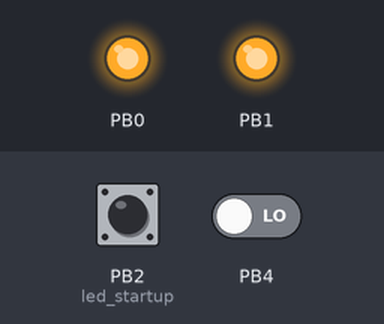
Bench run of a program on a simulated ATtiny25, built with avr-gcc and emulated at 1 MHz. Shown: output pins drawn as LEDs (lit = HIGH). The inputs (shaded band) are chosen by the test bench; at power-on: PB2 (led_startup) HIGH, PB4 LOW. Sleep ends after the set time or at an interrupt; pins used as bus, display or sensor lines are not drawn.

Above: at 0.1 s.
At 8.2 s:
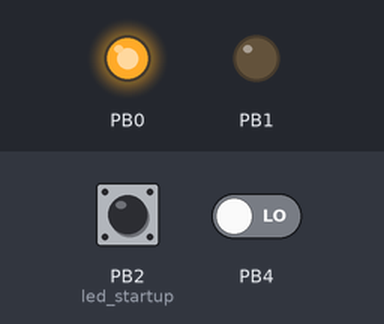
At 10.3 s:
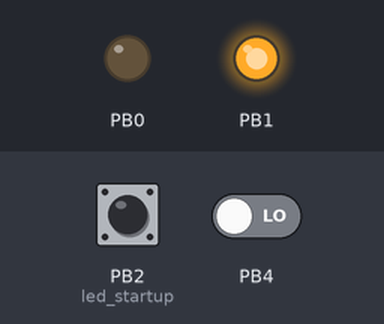
At 32.86 s:
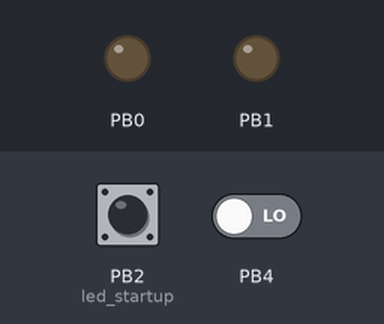
Timing chart, 0 to 34.5 s (numbered marks = the images above):
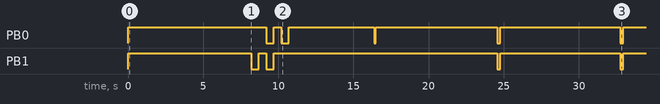

The program:

main.cpp
```cpp
//#define ICE
//#define TESTER

#define F_CPU 1000000UL

#include <avr/io.h>
#include <avr/sleep.h>
#include <avr/interrupt.h>
#include <avr/sleep.h>
#include <util/delay.h>

#include "canary.h"


unsigned char configured_delay;
unsigned int wdt_counter = 0;
unsigned char timeout_progress = 0;
bool hd_led_changed = true;
unsigned int prescaler_freq_ms;
unsigned char current_state = STATE_START;


void delay_ms(unsigned long ms)
{
	while(ms--)
	_delay_ms(1);
}


void tester_flash(int times, int howlong) {
	for(int i=0; i<times; i++) {
		mobo_reset_on();
		delay_ms(howlong);
		mobo_reset_off();
		delay_ms(FLASH_DELAY_SHORT_MS);
	}
}

void led_off() {
	led_green_off();
	led_red_off();
}

void led_flash(int color, int times, int delay) {
	led_off();
	for (int i=0; i<times; i++) {
		switch (color) {
			case LED_GREEN :
				led_green_on();
				break;
			case LED_RED :
				led_red_on();
				break;
			case LED_ORANGE :
				led_green_on();
				led_red_on();
				break;
		}
		delay_ms(delay);
		led_off();
		delay_ms(delay);
	}
}


void led_startup() {
	led_flash(LED_RED,1,FLASH_DELAY_LONG_MS);
	led_flash(LED_ORANGE,1,FLASH_DELAY_LONG_MS);
	led_flash(LED_GREEN,1,FLASH_DELAY_LONG_MS);
}


ISR(PCINT0_vect) {
	cli();
	hd_led_changed = true;
	#ifdef TESTER
		led_flash(LED_RED,1,FLASH_DELAY_BLINK_MS);
		tester_flash(1,FLASH_DELAY_SHORT_MS);
	#endif
}


ISR(WDT_vect) {
	cli();
	setbit(WDTCR, WDIE);	// this keeps us from resetting the micro
	wdt_counter++;
}


// the idle time input is on DIP switches #1-3, is logically inverted, and rolled.
unsigned char idletime_input() {
	unsigned char out;
	out = (readbit(PINB,PB2));
	return (!out + 1);
}


unsigned int setup_wdtcr() {
	//set watchdog timeout to 8 seconds (max on ATtiny)
	//datasheet 8.5.2
	//
	// WDIF - watchdog timeout interrupt flag
	// WDIE - watchdog timeout interrupt enable
	// WDCE - watchdog change enable
	// WDE  - watchdog enable
	// WDP3:WDP0 - timer prescaler oscillator cycles select


	unsigned int prescaler_freq_ms;
	unsigned char timeout;
	prescaler_freq_ms = 8000;
	timeout = WDT_TIMEOUT_8S;

	WDTCR |= bitval(WDE) | bitval(WDIE) | timeout;

	return prescaler_freq_ms;
}

void wait_for_interrupt() {
	MCUCR |= SLEEP_MODE_PWR_DOWN;	// set sleep mode
	setbit(MCUCR,SE);				// sleep enable bit
	sei();							// enable interrupts
	sleep_cpu();					// sleep
	clrbit(MCUCR,SE);				// sleep disable
}

void shutdown_mobo() {
	cli();

	mobo_reset_on();
	delay_ms(POWER_CYCLE_HOLD_MS);
	mobo_reset_off();

	led_flash(LED_RED,3,FLASH_DELAY_SHORT_MS);

	sei();
}

void start_mobo() {
	cli();

	mobo_reset_on();
	delay_ms(POWER_CYCLE_ON_MS);
	mobo_reset_off();

	led_flash(LED_GREEN,3,FLASH_DELAY_SHORT_MS);
}


int main(void)
{
	// Rev 2 Pinout:
	//
	// PB5 input	DIP switch #4, Reset output mode, Power SW (0) / Reset SW (1)
	// PB4 input	HD LED from mobo
	// PB3 output	Solid-state relay Q1, shorts Power/Reset SW on outputting 0
	// PB2 input	DIP switch/jumper - select 5/10 minute
	// PB1 output	LED red
	// PB0 output	LED green

	DDRB =  0b00001011;		// set all ports as input except for PB3,PB1 and PB0
	PORTB = 0b00101111;		// turn ports on for all inputs except PB4 (enabling pull-ups)

	prescaler_freq_ms = setup_wdtcr();

	clrbit(ADCSRA,ADEN);	// disable ADC (default is enabled in all sleep modes)
	setbit(GIMSK, PCIE);	// enable pin change interrupts
	setbit(PCMSK, PCINT4);	// setup to interrupt on pin change of PB4

    while (1)
    {
		cli();
		volatile unsigned char idle_input = idletime_input(); // can change switches while device running
		configured_delay = ((float)idle_input * (float)IDLE_MULTIPLIER) / (float)prescaler_freq_ms;
		timeout_progress = ((float)wdt_counter / (float)configured_delay) / 0.2 + 1; // counts 20% slices

		wait_for_interrupt();

		switch (current_state) {
			case STATE_START :
				led_startup();
				current_state = STATE_WAIT;
				break;
			case STATE_WAIT :
				if (hd_led_changed) {
					hd_led_changed = false;
					wdt_counter = 0;
					timeout_progress = 0;
					led_flash(LED_GREEN,1,FLASH_DELAY_BLINK_MS);
					current_state = STATE_WAIT;
				} else if (wdt_counter	> configured_delay) {
					timeout_progress = 0;
					wdt_counter = 0;
					led_flash(LED_RED,3,FLASH_DELAY_LONG_MS);
					shutdown_mobo();
					current_state = STATE_SHUTDOWN;
				} else {
					led_flash(LED_ORANGE,timeout_progress,FLASH_DELAY_SHORT_MS);
					current_state = STATE_WAIT;
				}
				break;
			case STATE_BOOT :
				hd_led_changed = false;
				wdt_counter = 0;
				timeout_progress = 0;
				start_mobo();
				current_state = STATE_WAIT;
				break;
			case STATE_SHUTDOWN :
				if (hd_led_changed) {
					led_flash(LED_GREEN,3,FLASH_DELAY_LONG_MS);
					current_state = STATE_WAIT;
				} else if (wdt_counter > (30000.0 / prescaler_freq_ms)) {
					led_flash(LED_GREEN,3,FLASH_DELAY_SHORT_MS);
					current_state = STATE_BOOT;
				}
				break;
		}

	}
}
```

canary.h
```cpp
#ifndef CANARY_H_
#define CANARY_H_

#define clrbit(reg,bit)	((reg) &= ~(1 << (bit)))
#define setbit(reg,bit)	((reg) |=  (1 << (bit)))
#define readbit(reg,bit) (((reg) & (1 << (bit))) >> (bit))
#define bitval(bit) (1 << (bit))

// The solid-state relay controlling the Power/Reset switch is on PB3 and is active-low
#define mobo_reset_on()		(clrbit(PORTB,PB3))
#define mobo_reset_off()	(setbit(PORTB,PB3))

#define WDT_TIMEOUT_16MS	0
#define WDT_TIMEOUT_32MS	(bitval(WDP0))
#define WDT_TIMEOUT_64MS	(bitval(WDP1))
#define WDT_TIMEOUT_128MS	(bitval(WDP1) | bitval(WDP0))
#define WDT_TIMEOUT_256MS	(bitval(WDP2))
#define WDT_TIMEOUT_512MS	(bitval(WDP0) | bitval(WDP0))
#define WDT_TIMEOUT_1S		(bitval(WDP2) | bitval(WDP1))
#define WDT_TIMEOUT_2S		(bitval(WDP2) | bitval(WDP1) | bitval(WDP0))
#define WDT_TIMEOUT_4S		(bitval(WDP3))
#define WDT_TIMEOUT_8S		(bitval(WDP3) | bitval(WDP0))

#define POWER_CYCLE_HOLD_MS		5000
#define POWER_CYCLE_RELEASE_MS	5000
#define POWER_CYCLE_ON_MS		500

#define FLASH_DELAY_LONG_MS		500
#define FLASH_DELAY_SHORT_MS	200
#define FLASH_DELAY_BLINK_MS	100

#define led_green_on()	(clrbit(PORTB,PB0))
#define led_green_off()	(setbit(PORTB,PB0))
#define led_red_on()	(clrbit(PORTB,PB1))
#define led_red_off()	(setbit(PORTB,PB1))

#define LED_GREEN	1
#define LED_RED		2
#define LED_ORANGE	3

#define STATE_START			1
#define STATE_WAIT			2
#define STATE_SHUTDOWN		3
#define STATE_BOOT			4
#define STATE_HDLED_CHANGED	5

#define INTERRUPT_NONE		0
#define INTERRUPT_PIN4		1
#define INTERRUPT_WDT		2

#define IDLE_MULTIPLIER		300000

#endif /* CANARY_H_ */
```

Measured:
- by itself, PB0: LOW → HIGH at 0.00 s, → LOW 9.2 s later, → HIGH 0.50 s later, → LOW 0.50 s later, … (11 changes in this stretch)
- by itself, PB1: LOW → HIGH at 0.00 s, → LOW 8.2 s later, → HIGH 0.50 s later, → LOW 0.50 s later, … (9 changes in this stretch)
